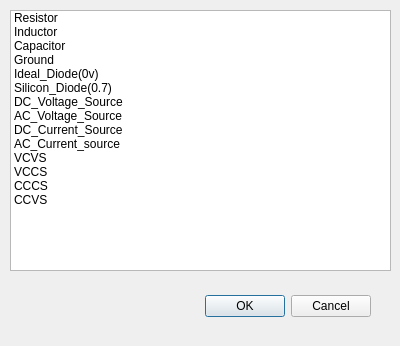
<?xml version="1.0" encoding="UTF-8"?>
<ui version="4.0">
 <class>AddElementDialog</class>
 <widget class="QDialog" name="AddElementDialog">
  <property name="geometry">
   <rect>
    <x>0</x>
    <y>0</y>
    <width>400</width>
    <height>346</height>
   </rect>
  </property>
  <property name="windowTitle">
   <string>Dialog</string>
  </property>
  <widget class="QDialogButtonBox" name="buttonBox">
   <property name="geometry">
    <rect>
     <x>30</x>
     <y>290</y>
     <width>341</width>
     <height>32</height>
    </rect>
   </property>
   <property name="orientation">
    <enum>Qt::Orientation::Horizontal</enum>
   </property>
   <property name="standardButtons">
    <set>QDialogButtonBox::StandardButton::Cancel|QDialogButtonBox::StandardButton::Ok</set>
   </property>
  </widget>
  <widget class="QListWidget" name="listWidget">
   <property name="geometry">
    <rect>
     <x>10</x>
     <y>10</y>
     <width>381</width>
     <height>261</height>
    </rect>
   </property>
   <item>
    <property name="text">
     <string>Resistor</string>
    </property>
    <property name="icon">
     <iconset resource="resources.qrc">
      <normaloff>:/icons/assets/electrical.png</normaloff>:/icons/assets/electrical.png</iconset>
    </property>
   </item>
   <item>
    <property name="text">
     <string>Inductor</string>
    </property>
    <property name="icon">
     <iconset resource="resources.qrc">
      <normaloff>:/icons/assets/inductor.png</normaloff>:/icons/assets/inductor.png</iconset>
    </property>
   </item>
   <item>
    <property name="text">
     <string>Capacitor</string>
    </property>
    <property name="icon">
     <iconset resource="resources.qrc">
      <normaloff>:/icons/assets/capacitor.png</normaloff>:/icons/assets/capacitor.png</iconset>
    </property>
   </item>
   <item>
    <property name="text">
     <string>Ground</string>
    </property>
    <property name="icon">
     <iconset resource="resources.qrc">
      <normaloff>:/icons/assets/computer.png</normaloff>:/icons/assets/computer.png</iconset>
    </property>
   </item>
   <item>
    <property name="text">
     <string comment="0v" extracomment="0v">Ideal_Diode(0v)</string>
    </property>
    <property name="icon">
     <iconset resource="resources.qrc">
      <normaloff>:/icons/assets/diagram (2).png</normaloff>:/icons/assets/diagram (2).png</iconset>
    </property>
   </item>
   <item>
    <property name="text">
     <string comment="0.7v">Silicon_Diode(0.7)</string>
    </property>
    <property name="icon">
     <iconset resource="resources.qrc">
      <normaloff>:/icons/assets/diagram.png</normaloff>:/icons/assets/diagram.png</iconset>
    </property>
   </item>
   <item>
    <property name="text">
     <string>DC_Voltage_Source</string>
    </property>
    <property name="icon">
     <iconset resource="resources.qrc">
      <normaloff>:/icons/assets/dc.png</normaloff>:/icons/assets/dc.png</iconset>
    </property>
   </item>
   <item>
    <property name="text">
     <string>AC_Voltage_Source</string>
    </property>
    <property name="icon">
     <iconset resource="resources.qrc">
      <normaloff>:/icons/assets/ac.png</normaloff>:/icons/assets/ac.png</iconset>
    </property>
   </item>
   <item>
    <property name="text">
     <string>DC_Current_Source</string>
    </property>
   </item>
   <item>
    <property name="text">
     <string>AC_Current_source</string>
    </property>
   </item>
   <item>
    <property name="text">
     <string>VCVS</string>
    </property>
   </item>
   <item>
    <property name="text">
     <string>VCCS</string>
    </property>
   </item>
   <item>
    <property name="text">
     <string>CCCS</string>
    </property>
   </item>
   <item>
    <property name="text">
     <string>CCVS</string>
    </property>
   </item>
  </widget>
 </widget>
 <resources>
  <include location="resources.qrc"/>
 </resources>
 <connections>
  <connection>
   <sender>buttonBox</sender>
   <signal>accepted()</signal>
   <receiver>AddElementDialog</receiver>
   <slot>accept()</slot>
   <hints>
    <hint type="sourcelabel">
     <x>248</x>
     <y>254</y>
    </hint>
    <hint type="destinationlabel">
     <x>157</x>
     <y>274</y>
    </hint>
   </hints>
  </connection>
  <connection>
   <sender>buttonBox</sender>
   <signal>rejected()</signal>
   <receiver>AddElementDialog</receiver>
   <slot>reject()</slot>
   <hints>
    <hint type="sourcelabel">
     <x>316</x>
     <y>260</y>
    </hint>
    <hint type="destinationlabel">
     <x>286</x>
     <y>274</y>
    </hint>
   </hints>
  </connection>
 </connections>
</ui>
